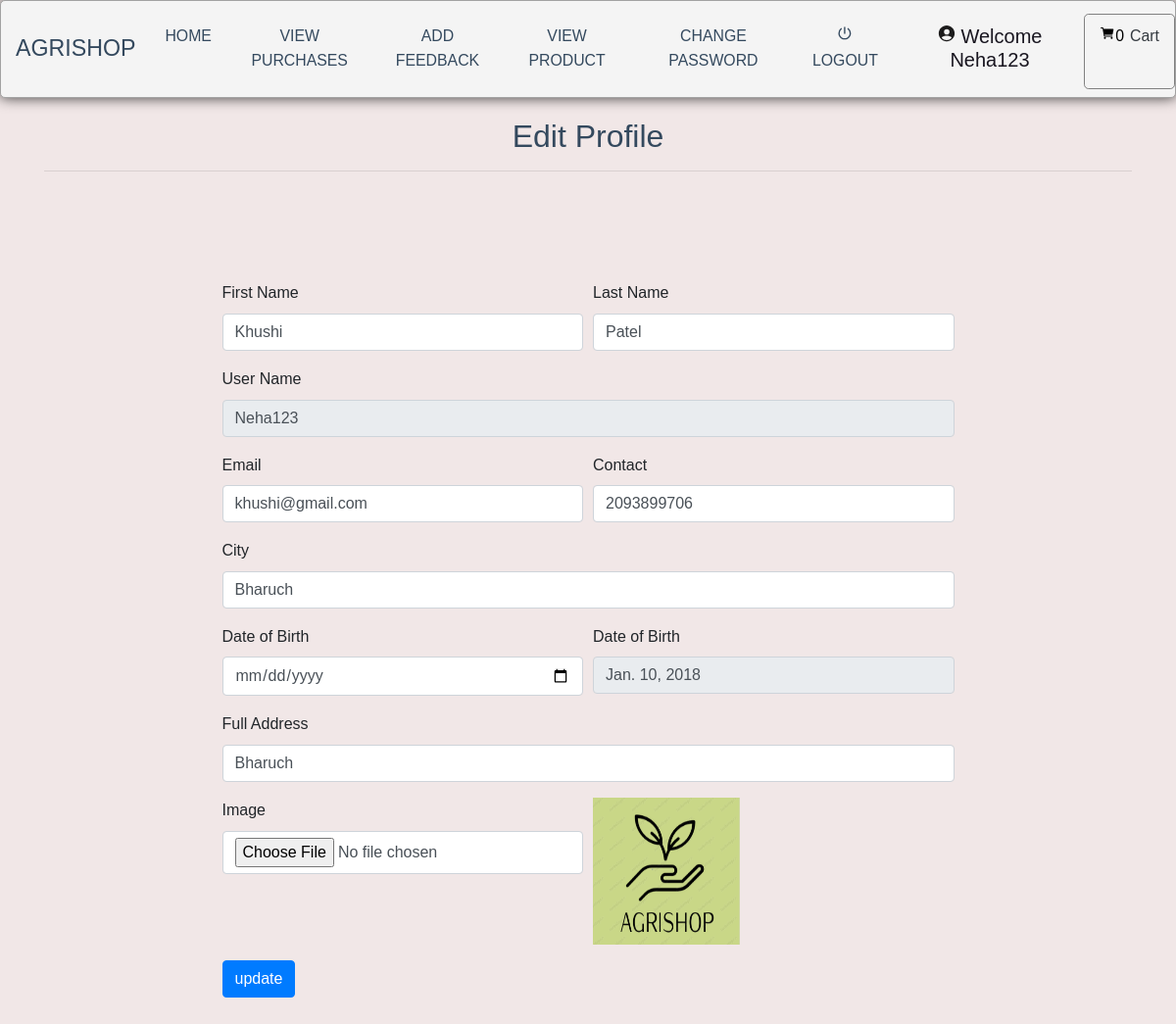
Page /edit_profile (signed in) on the committed database.
### grocery/models.py (models this page shows, shortened)
class Profile(models.Model):
    user = models.ForeignKey(User, on_delete=models.CASCADE, null=True)
    dob = models.DateField(null=True)
    city = models.CharField(max_length=30, null=True)
    address = models.CharField(max_length=50, null=True)
    contact = models.CharField(max_length=10, null=True)
    image = models.FileField(null=True)

### grocery/views.py (the view, shortened to what this page needs)
# urls.py: path('edit_profile', Edit_profile, name='edit_profile'),
def Edit_profile(request):
    if not request.user.is_authenticated:
        return redirect('login')
    error = False
    user = User.objects.get(id=request.user.id)
    pro = Profile.objects.get(user=user)
    cart = ""
    try:
        cart = Cart.objects.get(profile=pro)
    except:
        pass
    num1 = 0
    total = 0
    for i in cart:
        total += i.product.price
        num1 += 1
    d = {'error': error, 'pro': pro, 'num1': num1, 'total': total}
    return render(request, 'edit_profile.html', d)

### grocery/templates/edit_profile.html (shortened to what this page needs)
{% extends 'navigation.html' %}
{% block body %}
{% load static %}
<div class="container">
    <h2 style="margin-top:20px" align="center">Edit Profile</h2><hr>
<div class="container-fluid" style="width:70%;margin-top:10%">
<form method="post" action="" enctype="multipart/form-data">
    <div class="form-row">
    <div class="form-group col-md-6">
      <label for="inputEmail4">First Name</label>
      <input type="text" class="form-control" value="{{pro.user.first_name}}" name="fname" id="inputEmail4">
    </div>
    <div class="form-group col-md-6">
      <label for="inputPassword4">Last Name</label>
      <input type="text" class="form-control" name="lname" value="{{pro.user.last_name}}" id="inputPassword4">
    </div>
  </div>
    <div class="form-row">
    <div class="form-group col-md-12">
      <label for="inputEmail4">User Name</label>
      <input type="text" class="form-control" name="uname" value="{{pro.user.username}}" id="inputEmail4" readonly>
    </div>
  </div>
        <div class="form-row">
<div class="form-group col-md-6">
    <label for="exampleInputEmail1">Email</label>
    <input type="email" class="form-control" id="exampleInputEmail1" aria-describedby="emailHelp" name="email" value="{{pro.user.email}}">
  </div>
  <div class="form-group col-md-6">
    <label for="exampleInputPassword1">Contact</label>
    <input type="text" class="form-control" id="exampleInputPassword1" value="{{pro.contact}}" name="contact">
  </div>
        </div>
        <div class="form-row">
    <div class="form-group col-md-12">
    <label for="exampleInputPassword1">City</label>
    <input type="text" class="form-control" id="exampleInputPassword1" value="{{pro.city}}" name="city">
  </div>
        </div>
    <div class="form-row">
    <div class="form-group col-md-6">
        <label for="exampleInputPassword1">Date of Birth</label>
    <input type="date" class="form-control" id="exampleInputPassword1" name="date">
  </div>
        <div class="form-group col-md-6">
        <label for="exampleInputPassword1">Date of Birth</label>
    <input type="text" class="form-control" id="exampleInputPassword1" value="{{pro.dob}}" readonly>
        </div>
        </div>
    <div class="form-row">
    <div class="form-group col-md-12">
    <label for="exampleInputPassword1">Full Address</label>
    <input type="text" class="form-control" id="exampleInputPassword1" value="{{pro.address}}" name="add">
  </div>
    </div>
    <div class="form-row">
<div class="form-group col-md-6">
    <label for="exampleInputPassword1">Image</label>
    <input type="file" class="form-control" id="exampleInputPassword1" name="img" value="choose file">
</div>
        <div class="form-group col-md-6">
    <img src="{{pro.image.url}}" style="width:150px;height:150px">
</div>
    </div>
  <button type="submit" class="btn btn-primary" style="margin-bottom:5%">update</button>
</form>
</div>
</div>
{% endblock %}

### grocery/templates/navigation.html (shortened to what this page needs)
<!DOCTYPE html>
<html lang="en">
<head>
  {% load static %}
  <link rel="stylesheet" href="https://maxcdn.bootstrapcdn.com/bootstrap/4.0.0/css/bootstrap.min.css"
>
  <link rel=stylesheet href="//cdn.datatables.net/1.10.19/css/jquery.dataTables.min.css">
  <link rel="stylesheet" href="https://cdnjs.cloudflare.com/ajax/libs/font-awesome/4.7.0/css/font-awesome.min.css">
</head>
<body style="background-color:rgb(241, 231, 231)">
  <header class="header">
    <h1 class="logo"><a href="#">AgriShop</a></h1>
    <ul class="main-nav">
      {% if request.user.username %}
        {% if not request.user.is_staff %}
        <li>
          <a href="{% url 'home' %}">Home</a>
        </li>
        <li>
          <a href="{% url 'view_booking' %}">View Purchases</a>
        </li>
        <li>
          <a href="{% url 'send_feedback' request.user.id %}">Add Feedback</a>
        </li>
        <li>
          <a href="{% url 'view_product' 0 %}">View Product</a>
        </li>
        <li>
          <a href="{% url 'change_password' %}">Change Password</a>
        </li>
        {% endif %}
        {% endif %}
        {% if request.user.is_authenticated %}
        <a href="{% url 'logout' %}" ><ion-icon style="margin-right:1px"
            name="power-sharp"></ion-icon>Logout</a>
        {% if not request.user.is_staff %}
        <li>
          <a href="{% url 'profile' %}">
            <h5 style="color:#191620 ; text-transform : capitalize"><ion-icon
                style="margin-right:4px;color:#1c1b1b" name="person-circle-sharp"></ion-icon>Welcome
              {{request.user.username}}</h5>
          </a>
        </li>
        {% endif %}
        {% endif %}
        {% if not request.user.is_staff %}
        {% if request.user.username %}
        <a href="{% url 'cart' %}" style="border:1px solid gray"
          class="btn btn-default btn-lg text-dark text-capitalize">
          <ion-icon style="color:black;margin-top:2%" name="cart"></ion-icon><span
            style="color:black">{{num1}}</span><span style="margin-left:6px;margin-top:2%;">Cart</span></a>
        {% endif %}
        {% endif %}
    </ul>
  </header>
  {% block body %}
  {% endblock %}
</body>
</html>

### grocery/templates/navigation.html (style rules this page uses)
* { box-sizing: border-box; }
body { font-family: 'Montserrat', sans-serif; line-height: 1.6; margin: 0; min-height: 100vh; }
ul { margin: 0; padding: 0; list-style: none; }
h2, h3, a { color: #34495e; }
a { text-decoration: none; }
.logo { margin: 0; font-size: 1.45em; }
.main-nav { margin-top: 5px; }
.logo a, .main-nav a { padding: 10px 15px; text-transform: uppercase; text-align: center; display: block; }
.main-nav a { color: #34495e; font-size: .99em; }
.header { padding-top: .5em; padding-bottom: .5em; border: 1px solid #a2a2a2; background-color: #f4f4f4; -webkit-box-shadow: 0px 0px 14px 0px rgba(0,0,0,0.75); -moz-box-shadow: 0px 0px 14px 0px rgba(0,0,0,0.75); box-shadow: 0px 0px 14px 0px rgba(0,0,0,0.75); -webkit-border-radius: 5px; -moz-border-radius: 5px; border-radius: 5px; }
@media (min-width: 769px) { .header, .main-nav { display: flex; } }
@media (min-width: 769px) { .header { flex-direction: column; align-items: center; } }
@media (min-width: 1025px) { .header { flex-direction: row; justify-content: space-between; } }

### rows in the picture
Profile: fname "Khushi", lname "Patel", uname "Neha123", email "khushi@gmail.com", contact "2093899706", city "Bharuch", dob "Jan. 10, 2018", add "Bharuch", image (picture)

### other values in the picture
{{ request.user.username }} "Neha123"
{{ num1 }} "0"
